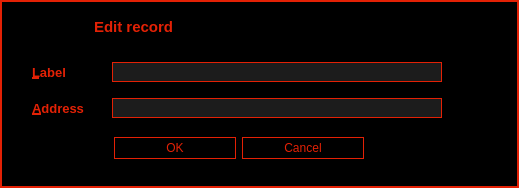
<?xml version="1.0" encoding="UTF-8"?>
<ui version="4.0">
 <class>EditAddressDialog</class>
 <widget class="QDialog" name="EditAddressDialog">
  <property name="geometry">
   <rect>
    <x>0</x>
    <y>0</y>
    <width>519</width>
    <height>188</height>
   </rect>
  </property>
  <property name="windowTitle">
   <string/>
  </property>
  <property name="styleSheet">
   <string notr="true">color: #e32105;
background-color: #000;
</string>
  </property>
  <layout class="QVBoxLayout" name="verticalLayout_2">
   <property name="spacing">
    <number>0</number>
   </property>
   <property name="leftMargin">
    <number>0</number>
   </property>
   <property name="topMargin">
    <number>0</number>
   </property>
   <property name="rightMargin">
    <number>0</number>
   </property>
   <property name="bottomMargin">
    <number>0</number>
   </property>
   <item>
    <widget class="QFrame" name="frame">
     <property name="styleSheet">
      <string notr="true">#frame {
	border: 2px solid #e32105;
	}</string>
     </property>
     <property name="frameShape">
      <enum>QFrame::StyledPanel</enum>
     </property>
     <property name="frameShadow">
      <enum>QFrame::Raised</enum>
     </property>
     <property name="lineWidth">
      <number>1</number>
     </property>
     <layout class="QVBoxLayout" name="verticalLayout">
      <property name="spacing">
       <number>0</number>
      </property>
      <property name="leftMargin">
       <number>9</number>
      </property>
      <property name="topMargin">
       <number>9</number>
      </property>
      <property name="rightMargin">
       <number>9</number>
      </property>
      <property name="bottomMargin">
       <number>9</number>
      </property>
      <item>
       <widget class="QWidget" name="wCaption" native="true">
        <property name="minimumSize">
         <size>
          <width>0</width>
          <height>32</height>
         </size>
        </property>
        <property name="maximumSize">
         <size>
          <width>16777215</width>
          <height>32</height>
         </size>
        </property>
        <property name="styleSheet">
         <string notr="true"/>
        </property>
        <property name="is_header" stdset="0">
         <bool>true</bool>
        </property>
        <layout class="QHBoxLayout" name="horizontalLayout_3">
         <property name="leftMargin">
          <number>0</number>
         </property>
         <property name="topMargin">
          <number>0</number>
         </property>
         <property name="rightMargin">
          <number>0</number>
         </property>
         <property name="bottomMargin">
          <number>0</number>
         </property>
         <item>
          <widget class="QLabel" name="picSend">
           <property name="enabled">
            <bool>true</bool>
           </property>
           <property name="sizePolicy">
            <sizepolicy hsizetype="Preferred" vsizetype="Preferred">
             <horstretch>0</horstretch>
             <verstretch>0</verstretch>
            </sizepolicy>
           </property>
           <property name="minimumSize">
            <size>
             <width>32</width>
             <height>32</height>
            </size>
           </property>
           <property name="maximumSize">
            <size>
             <width>32</width>
             <height>32</height>
            </size>
           </property>
           <property name="text">
            <string/>
           </property>
           <property name="pixmap">
            <pixmap resource="../triangles.qrc">:/menu_32/send</pixmap>
           </property>
           <property name="alignment">
            <set>Qt::AlignLeading|Qt::AlignLeft|Qt::AlignVCenter</set>
           </property>
          </widget>
         </item>
         <item>
          <widget class="QLabel" name="picReceive">
           <property name="enabled">
            <bool>true</bool>
           </property>
           <property name="sizePolicy">
            <sizepolicy hsizetype="Preferred" vsizetype="Preferred">
             <horstretch>0</horstretch>
             <verstretch>0</verstretch>
            </sizepolicy>
           </property>
           <property name="minimumSize">
            <size>
             <width>32</width>
             <height>32</height>
            </size>
           </property>
           <property name="maximumSize">
            <size>
             <width>32</width>
             <height>32</height>
            </size>
           </property>
           <property name="text">
            <string/>
           </property>
           <property name="pixmap">
            <pixmap resource="../triangles.qrc">:/menu_32/receive</pixmap>
           </property>
          </widget>
         </item>
         <item>
          <spacer name="horizontalSpacer_26">
           <property name="orientation">
            <enum>Qt::Horizontal</enum>
           </property>
           <property name="sizeType">
            <enum>QSizePolicy::Fixed</enum>
           </property>
           <property name="sizeHint" stdset="0">
            <size>
             <width>7</width>
             <height>20</height>
            </size>
           </property>
          </spacer>
         </item>
         <item>
          <widget class="QLabel" name="lbTitle">
           <property name="font">
            <font>
             <pointsize>11</pointsize>
             <weight>75</weight>
             <bold>true</bold>
             <stylestrategy>PreferAntialias</stylestrategy>
            </font>
           </property>
           <property name="styleSheet">
            <string notr="true"/>
           </property>
           <property name="text">
            <string>Edit record</string>
           </property>
          </widget>
         </item>
        </layout>
       </widget>
      </item>
      <item>
       <spacer name="verticalSpacer">
        <property name="orientation">
         <enum>Qt::Vertical</enum>
        </property>
        <property name="sizeType">
         <enum>QSizePolicy::Fixed</enum>
        </property>
        <property name="sizeHint" stdset="0">
         <size>
          <width>20</width>
          <height>5</height>
         </size>
        </property>
       </spacer>
      </item>
      <item>
       <layout class="QHBoxLayout" name="horizontalLayout_2" stretch="0,0,0">
        <item>
         <spacer name="horizontalSpacer">
          <property name="orientation">
           <enum>Qt::Horizontal</enum>
          </property>
          <property name="sizeHint" stdset="0">
           <size>
            <width>35</width>
            <height>20</height>
           </size>
          </property>
         </spacer>
        </item>
        <item>
         <widget class="QWidget" name="wContent" native="true">
          <layout class="QGridLayout" name="gridLayout">
           <item row="0" column="0">
            <widget class="QLabel" name="label_label">
             <property name="minimumSize">
              <size>
               <width>64</width>
               <height>30</height>
              </size>
             </property>
             <property name="maximumSize">
              <size>
               <width>64</width>
               <height>30</height>
              </size>
             </property>
             <property name="font">
              <font>
               <pointsize>10</pointsize>
               <weight>75</weight>
               <bold>true</bold>
              </font>
             </property>
             <property name="text">
              <string>&amp;Label</string>
             </property>
             <property name="margin">
              <number>5</number>
             </property>
             <property name="buddy">
              <cstring>labelEdit</cstring>
             </property>
            </widget>
           </item>
           <item row="0" column="1">
            <widget class="QLineEdit" name="labelEdit">
             <property name="sizePolicy">
              <sizepolicy hsizetype="Fixed" vsizetype="Fixed">
               <horstretch>0</horstretch>
               <verstretch>0</verstretch>
              </sizepolicy>
             </property>
             <property name="minimumSize">
              <size>
               <width>350</width>
               <height>20</height>
              </size>
             </property>
             <property name="toolTip">
              <string>The label associated with this address book entry</string>
             </property>
             <property name="layoutDirection">
              <enum>Qt::LeftToRight</enum>
             </property>
             <property name="styleSheet">
              <string notr="true">QLineEdit {
	background-color: #1c1c1c;
	border: 1px solid #e32105;
	margin: 0px 10px;
	}</string>
             </property>
             <property name="alignment">
              <set>Qt::AlignLeading|Qt::AlignLeft|Qt::AlignVCenter</set>
             </property>
            </widget>
           </item>
           <item row="1" column="0">
            <widget class="QLabel" name="label_address">
             <property name="minimumSize">
              <size>
               <width>64</width>
               <height>30</height>
              </size>
             </property>
             <property name="maximumSize">
              <size>
               <width>64</width>
               <height>30</height>
              </size>
             </property>
             <property name="font">
              <font>
               <pointsize>10</pointsize>
               <weight>75</weight>
               <bold>true</bold>
              </font>
             </property>
             <property name="text">
              <string>&amp;Address</string>
             </property>
             <property name="margin">
              <number>5</number>
             </property>
             <property name="buddy">
              <cstring>addressEdit</cstring>
             </property>
            </widget>
           </item>
           <item row="1" column="1">
            <widget class="QLineEdit" name="addressEdit">
             <property name="sizePolicy">
              <sizepolicy hsizetype="Fixed" vsizetype="Fixed">
               <horstretch>0</horstretch>
               <verstretch>0</verstretch>
              </sizepolicy>
             </property>
             <property name="minimumSize">
              <size>
               <width>350</width>
               <height>20</height>
              </size>
             </property>
             <property name="toolTip">
              <string>The address associated with this address book entry. This can only be modified for sending addresses.</string>
             </property>
             <property name="layoutDirection">
              <enum>Qt::LeftToRight</enum>
             </property>
             <property name="styleSheet">
              <string notr="true">QLineEdit {
	background-color: #1c1c1c;
	border: 1px solid #e32105;
	margin: 0px 10px;
	}</string>
             </property>
            </widget>
           </item>
           <item row="1" column="2">
            <widget class="QPushButton" name="pasteButton">
             <property name="sizePolicy">
              <sizepolicy hsizetype="Minimum" vsizetype="Minimum">
               <horstretch>0</horstretch>
               <verstretch>0</verstretch>
              </sizepolicy>
             </property>
             <property name="minimumSize">
              <size>
               <width>28</width>
               <height>22</height>
              </size>
             </property>
             <property name="maximumSize">
              <size>
               <width>28</width>
               <height>22</height>
              </size>
             </property>
             <property name="toolTip">
              <string>Paste from clipboard</string>
             </property>
             <property name="styleSheet">
              <string notr="true">QPushButton {
	text-align:left;
	border: 0px solid gray;
	padding: 3px 5px 3px 5px;
	}

QPushButton:pressed:flat {
	color: #000;
	background-color: #e32105;
	}

QPushButton:hover {
	background-color: #3d0e04;
	}

QPushButton:!enabled {
	color: #3d0e04;
	}</string>
             </property>
             <property name="text">
              <string/>
             </property>
             <property name="icon">
              <iconset resource="../triangles.qrc">
               <normaloff>:/menu_16/paste</normaloff>:/menu_16/paste</iconset>
             </property>
             <property name="iconSize">
              <size>
               <width>16</width>
               <height>16</height>
              </size>
             </property>
             <property name="shortcut">
              <string>Alt+A</string>
             </property>
             <property name="flat">
              <bool>true</bool>
             </property>
            </widget>
           </item>
           <item row="2" column="0" colspan="2">
            <layout class="QHBoxLayout" name="horizontalLayout">
             <item>
              <spacer name="horizontalSpacer_7">
               <property name="orientation">
                <enum>Qt::Horizontal</enum>
               </property>
               <property name="sizeHint" stdset="0">
                <size>
                 <width>40</width>
                 <height>20</height>
                </size>
               </property>
              </spacer>
             </item>
             <item>
              <widget class="QDialogButtonBox" name="buttonBox">
               <property name="styleSheet">
                <string notr="true">QPushButton {
	background-color: #000;
	color: #e32105;
	border: 1px solid #e32105;
	max-height: 20px;
	min-height: 20px;
	max-width: 120px;
	min-width: 120px;
	}

QPushButton:hover {
	background-color: #3d0e04;
	}

QPushButton:pressed:flat {
	color: #000;
	background-color: #e32105;
	}</string>
               </property>
               <property name="orientation">
                <enum>Qt::Horizontal</enum>
               </property>
               <property name="standardButtons">
                <set>QDialogButtonBox::Cancel|QDialogButtonBox::Ok</set>
               </property>
              </widget>
             </item>
             <item>
              <widget class="QCheckBox" name="stealthCB">
               <property name="enabled">
                <bool>false</bool>
               </property>
               <property name="maximumSize">
                <size>
                 <width>0</width>
                 <height>0</height>
                </size>
               </property>
               <property name="text">
                <string/>
               </property>
               <property name="checkable">
                <bool>false</bool>
               </property>
              </widget>
             </item>
             <item>
              <spacer name="horizontalSpacer_3">
               <property name="orientation">
                <enum>Qt::Horizontal</enum>
               </property>
               <property name="sizeType">
                <enum>QSizePolicy::Expanding</enum>
               </property>
               <property name="sizeHint" stdset="0">
                <size>
                 <width>10</width>
                 <height>20</height>
                </size>
               </property>
              </spacer>
             </item>
            </layout>
           </item>
          </layout>
         </widget>
        </item>
        <item>
         <spacer name="horizontalSpacer_2">
          <property name="orientation">
           <enum>Qt::Horizontal</enum>
          </property>
          <property name="sizeHint" stdset="0">
           <size>
            <width>35</width>
            <height>20</height>
           </size>
          </property>
         </spacer>
        </item>
       </layout>
      </item>
     </layout>
    </widget>
   </item>
  </layout>
 </widget>
 <resources>
  <include location="../triangles.qrc"/>
 </resources>
 <connections>
  <connection>
   <sender>buttonBox</sender>
   <signal>accepted()</signal>
   <receiver>EditAddressDialog</receiver>
   <slot>accept()</slot>
   <hints>
    <hint type="sourcelabel">
     <x>273</x>
     <y>121</y>
    </hint>
    <hint type="destinationlabel">
     <x>252</x>
     <y>70</y>
    </hint>
   </hints>
  </connection>
  <connection>
   <sender>buttonBox</sender>
   <signal>rejected()</signal>
   <receiver>EditAddressDialog</receiver>
   <slot>reject()</slot>
   <hints>
    <hint type="sourcelabel">
     <x>273</x>
     <y>121</y>
    </hint>
    <hint type="destinationlabel">
     <x>252</x>
     <y>70</y>
    </hint>
   </hints>
  </connection>
 </connections>
 <slots>
  <slot>pasteRequested()</slot>
 </slots>
</ui>
